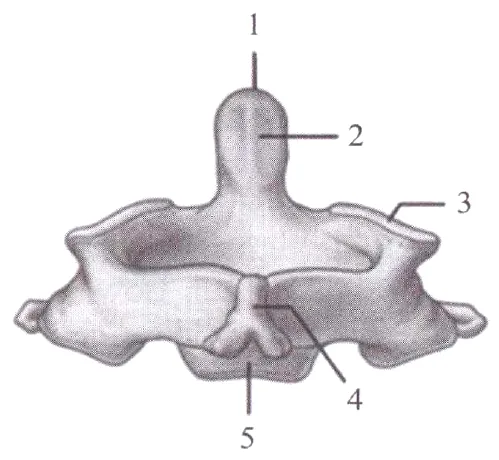
#> input picture data/img/ant/t01_aksis.webp, 499 x 460 px, found by its file name; its folder holds only this picture in this run
$ python lines.py
#> lines starting #> are read from the running program, lines starting #| are printed output that depends on the picture; after the words box and inside, x2 and y2 are one past the last pixel; in counts of white or black regions, pixels touching at a corner belong together
# lines.py — rasmdagi matn qatorlarini topadi, qoraligiga ko'ra tasniflaydi -> ln/<name>.json
import sys, glob, os, json
import numpy as np, cv2
from PIL import Image
R = "/home/claude/medatlas-"
os.makedirs("ln", exist_ok=True)
DK = int(os.environ.get("DK", 30))
def detect(name):
#> called with name = 't01_aksis'
    im = Image.open(f"{R}/data/img/ant/{name}.webp").convert("RGB")
#> im is the input picture: PIL image 499x460 RGB; mean R, G, B 233.5, 231.7, 233.6
    a = np.asarray(im).astype(int); H, W = a.shape[:2]
#> after `H, W = a.shape[:2]`: H = 460; W = 499
    luma = (a[..., 0] * 299 + a[..., 1] * 587 + a[..., 2] * 114) // 1000
    sat = a.max(axis=2) - a.min(axis=2)
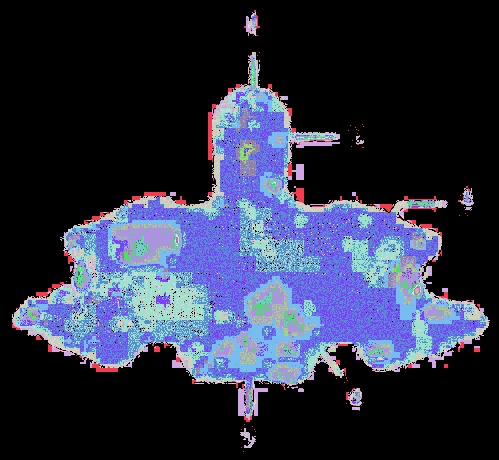
#> sat: shape (460, 499) int64; 24 distinct labels, from 0 to 25; one colour per label, 0 black
    ink = ((luma < 175) & (sat < 100)).astype(np.uint8)
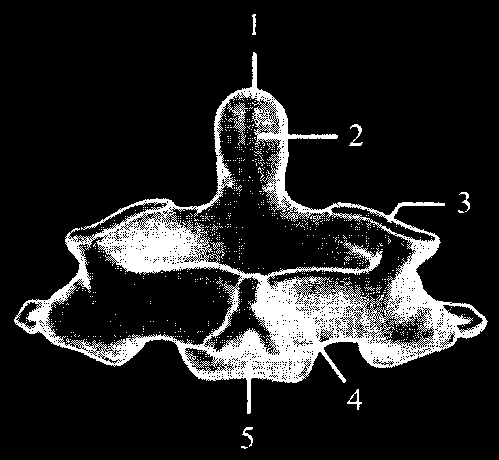
#> ink: shape (460, 499); values 0 (black) and 1 (white), 13.6% white; 721 white regions (714 under 20 px), largest, box (x1, y1, x2, y2) and area: (14, 52, 488, 414) 29640, (349, 124, 363, 146) 102, (347, 389, 362, 410) 90
    # yo'naltiruvchi chiziqlarni (uzun ingichka gorizontal/vertikal/qiya) olib tashlash
    hl = cv2.morphologyEx(ink, cv2.MORPH_OPEN, cv2.getStructuringElement(cv2.MORPH_RECT, (22, 1)))
#> hl: shape (460, 499); values 0 (black) and 1 (white), 3.9% white; 70 white regions, largest, box (x1, y1, x2, y2) and area: (99, 238, 203, 259) 1305, (252, 302, 354, 320) 993, (207, 346, 319, 359) 750
    thick = cv2.morphologyEx(ink, cv2.MORPH_OPEN, cv2.getStructuringElement(cv2.MORPH_RECT, (1, 3)))
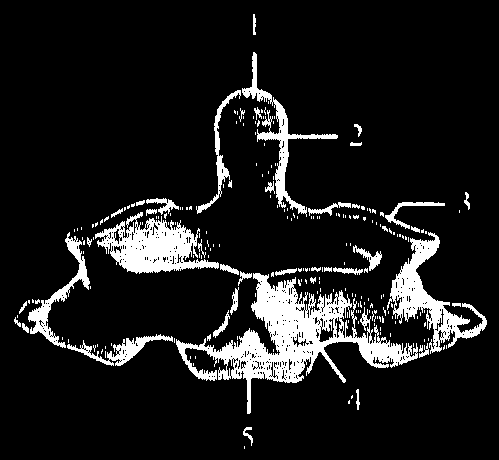
#> thick: shape (460, 499); values 0 (black) and 1 (white), 10.8% white; 223 white regions (180 under 20 px), largest, box (x1, y1, x2, y2) and area: (176, 273, 418, 414) 9311, (95, 212, 219, 274) 3774, (387, 232, 487, 354) 3324
    hl = hl & (1 - thick)
#> hl: shape (460, 499); values 0 (black) and 1 (white), 0.2% white in thin lines or dots, all inside (x1, y1, x2, y2) = (29, 90, 481, 381)
    vl = cv2.morphologyEx(ink, cv2.MORPH_OPEN, cv2.getStructuringElement(cv2.MORPH_RECT, (1, 22)))
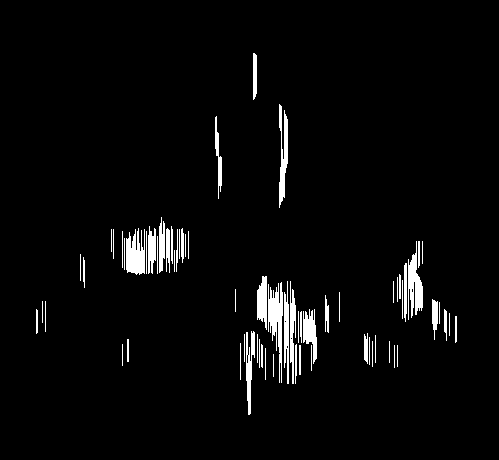
#> vl: shape (460, 499); values 0 (black) and 1 (white), 3.5% white; 68 white regions, largest, box (x1, y1, x2, y2) and area: (268, 282, 283, 383) 761, (126, 228, 145, 275) 660, (408, 241, 423, 320) 635
    ink = ink & (1 - hl) & (1 - vl)
#> ink: shape (460, 499); values 0 (black) and 1 (white), 10.1% white; 905 white regions (875 under 20 px), largest, box (x1, y1, x2, y2) and area: (14, 191, 473, 383) 15199, (252, 88, 445, 265) 3087, (215, 79, 253, 146) 567
    n, lab, st, _ = cv2.connectedComponentsWithStats(ink, 8)
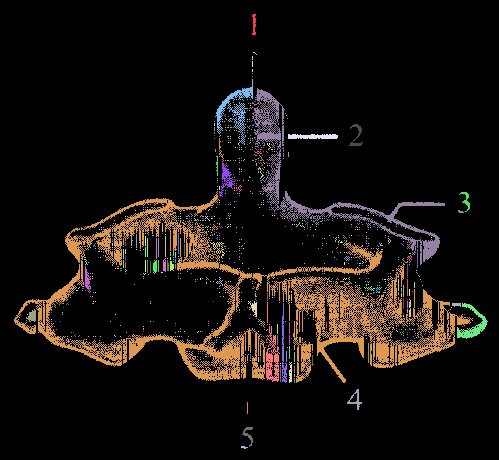
#> lab: shape (460, 499) int32; 906 distinct labels, from 0 to 905; one colour per label, 0 black
#> n = 906; st = 906 rows, first 6: [0, 0, 499, 460, 206459], [252, 14, 4, 21, 59], [253, 52, 4, 3, 4], [252, 56, 1, 4, 4], [252, 61, 1, 6, 6], [252, 69, 1, 3, 3]
    gl = np.zeros_like(ink)
    for i in range(1, n):
        x, y, w, h, area = st[i]
        if 2 <= h <= 20 and w <= 140 and area >= 2 and not (w > 5 * h and h <= 3): gl[lab == i] = 1
#> this loop made 905 passes
#> (x, y, w, h, area) on passes 1, 8, 9: (252, 14, 4, 21, 59), (215, 79, 38, 67, 567), (252, 88, 193, 177, 3087)
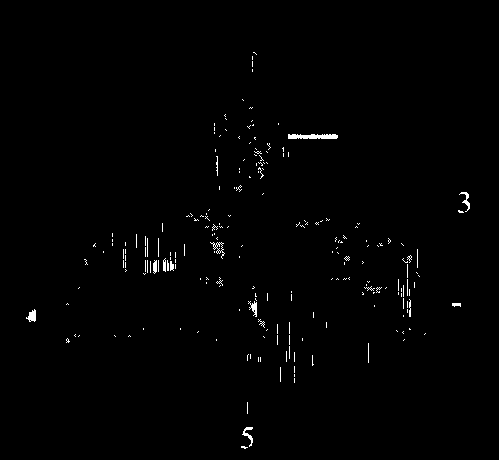
#> gl: shape (460, 499); values 0 (black) and 1 (white), 0.84% white in thin lines or dots, all inside (x1, y1, x2, y2) = (26, 52, 470, 449)
    md = cv2.dilate(gl, cv2.getStructuringElement(cv2.MORPH_RECT, (7, 1)))
#> md: shape (460, 499); values 0 (black) and 1 (white), 3.5% white; 134 white regions (45 under 20 px), largest, box (x1, y1, x2, y2) and area: (140, 252, 179, 275) 559, (395, 279, 418, 297) 319, (285, 134, 341, 139) 273
    n2, lab2, st2, _ = cv2.connectedComponentsWithStats(md, 8)
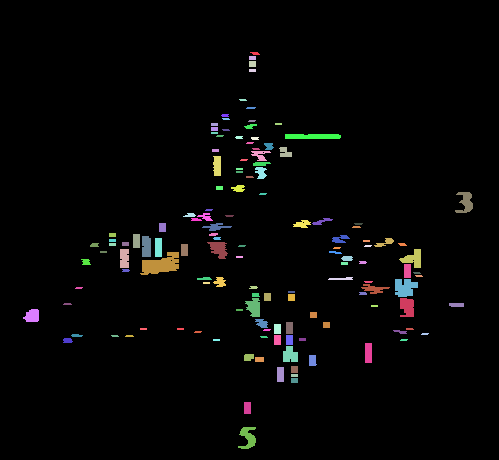
#> lab2: shape (460, 499) int32; 135 distinct labels, from 0 to 134; one colour per label, 0 black
#> n2 = 135; st2 = 135 rows, first 6: [0, 0, 499, 460, 221590], [250, 52, 10, 3, 22], [249, 56, 7, 4, 28], [249, 61, 7, 6, 42], [249, 69, 7, 3, 21], [239, 99, 8, 2, 14]
    segs = []
    for i in range(1, n2):
        x, y, w, h, area = st2[i]
        sub = (lab2[y:y+h, x:x+w] == i) & (gl[y:y+h, x:x+w] == 1)
        ys, xs = np.nonzero(sub)
        if len(xs) < 12: continue
        x0, x1, y0, y1 = x + xs.min(), x + xs.max(), y + ys.min(), y + ys.max()
        if y1 - y0 < 4 or y1 - y0 > 22: continue
        segs.append([x0, y0, x1, y1])
#> this loop made 134 passes
#> (x, y, w, h, area, ys, xs) on passes 1, 2, 3, 4, 7, 10, 12, 13: (250, 52, 10, 3, 22, [0, 0, 1, 2], [3, 4, 5, 6]), (249, 56, 7, 4, 28, [0, 1, 2, 3], [3, 3, 3, 3]), (249, 61, 7, 6, 42, [0, 1, 2, 3, 4, 5], [3, 3, 3, 3, 3, 3]), (249, 69, 7, 3, 21, [0, 1, 2], [3, 3, 3]), (221, 114, 8, 3, 21, [0, 1, 2], [4, 3, 4]), (211, 123, 7, 3, 21, [0, 1, 2], [3, 3, 3]), (244, 124, 13, 5, 40, [0, 1, 1, 1, 2, 2, 3, 4], [9, 6, 8, 9, 3, 5, 4, 5]), (211, 127, 7, 4, 28, [0, 1, 2, 3], [3, 3, 3, 3])
#> (x, y, w, h, area, x0, x1, y0) on passes 17, 25, 26: (285, 134, 56, 5, 273, 288, 337, 134), (251, 151, 20, 10, 104, 254, 267, 151), (213, 156, 8, 20, 146, 216, 217, 156)
    # bir qatordagi so'zlarni birlashtirish
    segs.sort(key=lambda s: s[0])
    merged = []
    for s in segs:
        for m in merged:
            ov = min(m[3], s[3]) - max(m[1], s[1])
            if ov >= 0.5 * min(m[3]-m[1], s[3]-s[1]) and 0 <= s[0] - m[2] <= 14 and abs((m[3]-m[1]) - (s[3]-s[1])) <= 6:
                m[0] = min(m[0], s[0]); m[1] = min(m[1], s[1]); m[2] = max(m[2], s[2]); m[3] = max(m[3], s[3]); break
        else:
            merged.append(list(s))
#> this loop made 38 passes
#> s on passes 1 to 12: [26, 309, 35, 321], [123, 249, 125, 267], [136, 234, 136, 247], [143, 252, 175, 274], [145, 236, 147, 256], [158, 238, 158, 256], [184, 244, 184, 255], [200, 213, 209, 220], [205, 223, 228, 230], [210, 242, 224, 258], [216, 156, 217, 175], [216, 277, 222, 286]
    lines = []
    for x0, y0, x1, y1 in merged:
        if x1 - x0 < 10: continue
        reg = luma[y0:y1+1, x0:x1+1]; g = gl[y0:y1+1, x0:x1+1].astype(bool)
        vals = reg[g]
        if len(vals) < 15: continue
        X0, Y0, X1, Y1 = max(0, x0-3), max(0, y0-3), min(W-1, x1+3), min(H-1, y1+3)
        ring = np.concatenate([luma[Y0, X0:X1+1], luma[Y1, X0:X1+1], luma[Y0:Y1+1, X0], luma[Y0:Y1+1, X1]])
        dark = float(np.percentile(vals, 15))
        lines.append({"box": [int(x0), int(y0), int(x1), int(y1)], "dark": int(dark), "bg": int(np.median(ring)), "uz": bool(dark < DK and x1 - x0 >= 22)})
#> this loop made 36 passes
    lines.sort(key=lambda l: (l["box"][1], l["box"][0]))
    return W, H, lines
if __name__ == "__main__":
    names = sys.argv[1:] or sorted(os.path.basename(p)[:-5] for p in glob.glob(f"{R}/data/img/ant/*.webp"))
    for nm in names:
        W, H, L = detect(nm)
        json.dump({"W": W, "H": H, "lines": L}, open(f"ln/{nm}.json", "w"))
        print(nm, W, H, len(L), sum(l["uz"] for l in L))
#| t01_aksis 499 460 14 0

$ run again, on data/img/ant/t04_son.webp
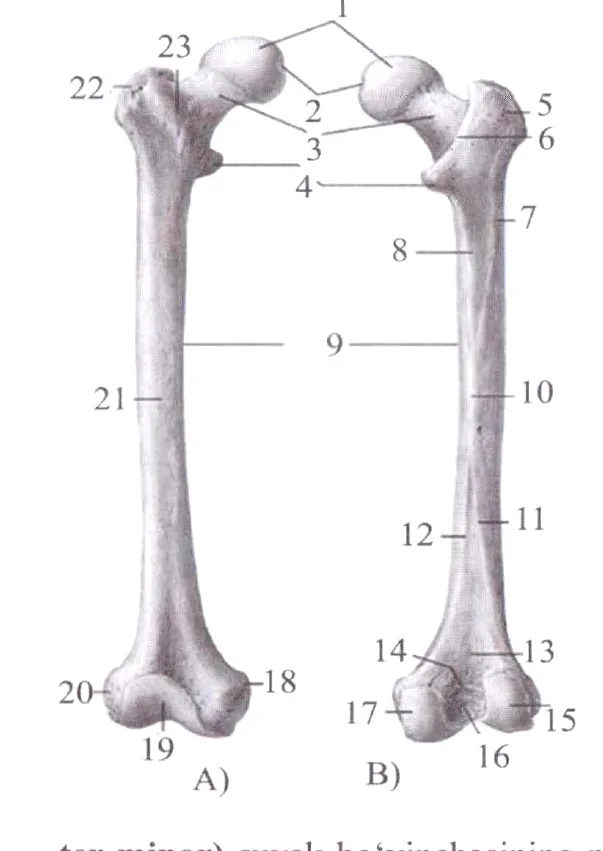
#> input picture data/img/ant/t04_son.webp, 603 x 851 px, found by its file name
#> in detect, im is the input picture: PIL image 603x851 RGB; mean R, G, B 240.6, 239.4, 240.6
#> sat: shape (851, 603) int64; 26 distinct labels, from 0 to 26
#> thick: shape (851, 603); values 0 (black) and 1 (white), 8.5% white; 177 white regions (105 under 20 px), largest, box (x1, y1, x2, y2) and area: (110, 41, 288, 737) 19674, (423, 81, 541, 733) 14589, (406, 646, 492, 742) 3368
#> vl: shape (851, 603); values 0 (black) and 1 (white), 6.3% white; 33 white regions, largest, box (x1, y1, x2, y2) and area: (445, 87, 525, 658) 10811, (167, 72, 221, 677) 9533, (429, 649, 468, 743) 2370
#> in detect, `n, lab, st, _ = cv2.connectedComponentsWithStats(ink, 8)`:
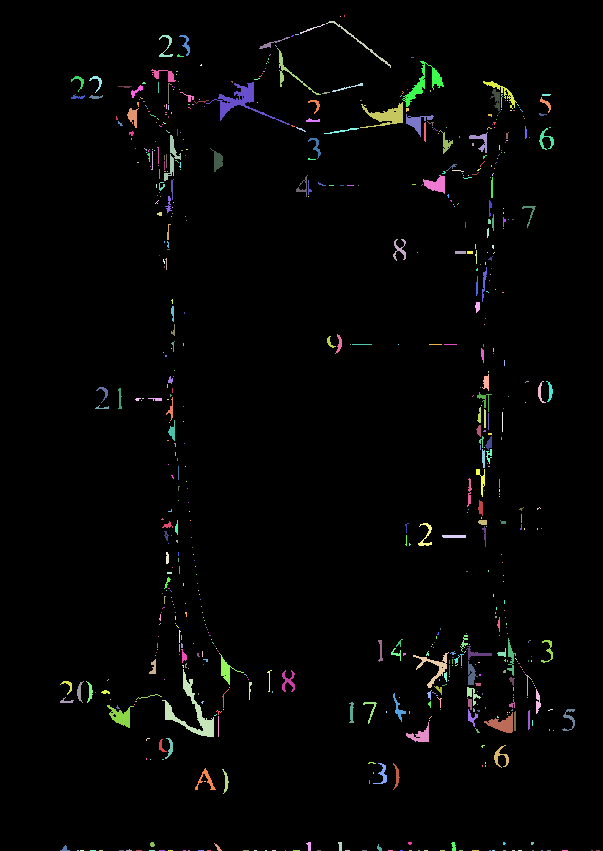
#> lab: shape (851, 603) int32; 680 distinct labels, from 0 to 679; one colour per label, 0 black
#> n = 680; st = 680 rows, first 6: [0, 0, 603, 851, 499340], [344, 15, 1, 2, 2], [340, 16, 1, 1, 1], [326, 21, 65, 47, 152], [300, 24, 25, 10, 36], [159, 35, 14, 22, 92]
#> the loop in detect, `for i in range(1, n):` made 679 passes
#> md: shape (851, 603); values 0 (black) and 1 (white), 3.4% white; 242 white regions (63 under 20 px), largest, box (x1, y1, x2, y2) and area: (469, 392, 495, 468) 1118, (436, 635, 509, 682) 784, (464, 687, 486, 727) 530
#> in detect, `n2, lab2, st2, _ = cv2.connectedComponentsWithStats(md, 8)`:
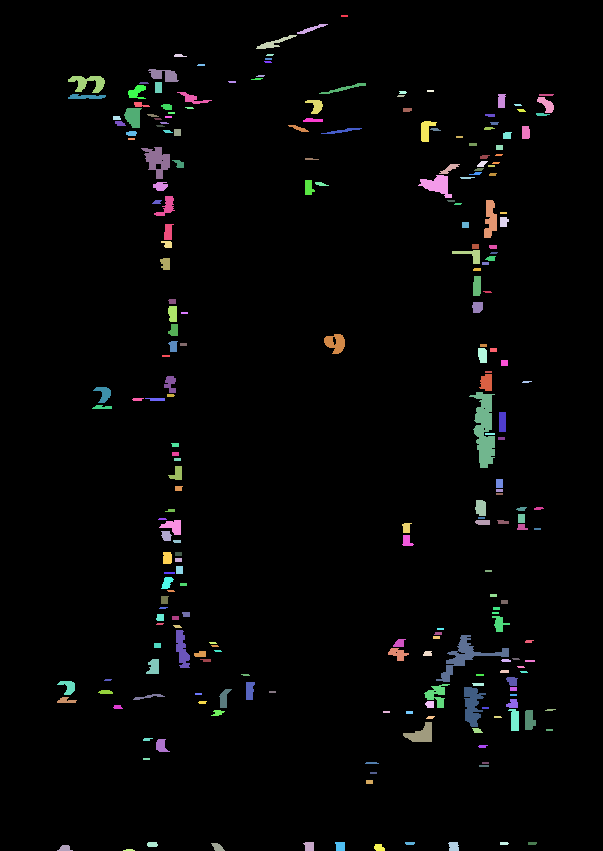
#> lab2: shape (851, 603) int32; 243 distinct labels, from 0 to 242; one colour per label, 0 black
#> n2 = 243; st2 = 243 rows, first 6: [0, 0, 603, 851, 495867], [341, 15, 7, 2, 14], [297, 24, 31, 10, 96], [256, 35, 41, 14, 173], [174, 54, 13, 3, 29], [266, 54, 8, 2, 14]
#> the loop in detect, `for i in range(1, n2):` made 242 passes
#> (x, y, w, h, area, x0, x1, y0) on passes 2, 3, 9: (297, 24, 31, 10, 96, 300, 324, 24), (256, 35, 41, 14, 173, 259, 293, 35), (148, 69, 31, 13, 247, 151, 175, 69)
#> the loop in detect, `for s in segs:` made 75 passes
#> s on passes 1 to 8: [60, 681, 71, 694], [60, 697, 73, 702], [60, 845, 69, 850], [71, 76, 101, 92], [71, 94, 102, 98], [96, 387, 107, 402], [118, 121, 122, 125], [127, 108, 138, 127]
#> the loop in detect, `for x0, y0, x1, y1 in merged:` made 74 passes
#| t04_son 603 851 27 0

$ run again, on data/img/ant/t05_chaqaloq_ust.webp
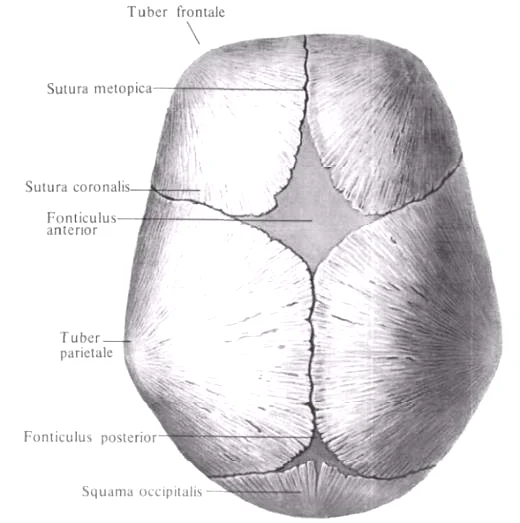
#> input picture data/img/ant/t05_chaqaloq_ust.webp, 520 x 523 px, found by its file name
#> in detect, im is the input picture: PIL image 520x523 RGB; mean R, G, B 224, 222, 224.3
#> thick: shape (523, 520); values 0 (black) and 1 (white), 18.2% white; 267 white regions (248 under 20 px), largest, box (x1, y1, x2, y2) and area: (125, 34, 500, 518) 43558, (124, 92, 181, 347) 2581, (265, 35, 309, 216) 691
#> vl: shape (523, 520); values 0 (black) and 1 (white), 14% white; 24 white regions, largest, box (x1, y1, x2, y2) and area: (374, 43, 496, 507) 30165, (281, 406, 346, 519) 2654, (156, 393, 217, 484) 2032
#> lab: shape (523, 520) int32; 784 distinct labels, from 0 to 783
#> n = 784; st = 784 rows, first 6: [0, 0, 520, 523, 257943], [128, 6, 1, 1, 1], [130, 6, 6, 11, 20], [148, 7, 6, 9, 18], [178, 7, 1, 10, 10], [181, 6, 1, 1, 1]
#> the loop in detect, `for i in range(1, n):` made 783 passes
#> (x, y, w, h, area) on passes 2, 8, 27: (130, 6, 6, 11, 20), (139, 10, 6, 7, 21), (294, 35, 13, 15, 81)
#> md: shape (523, 520); values 0 (black) and 1 (white), 7% white; 182 white regions (38 under 20 px), largest, box (x1, y1, x2, y2) and area: (217, 35, 312, 60) 1072, (282, 462, 317, 494) 648, (380, 278, 421, 311) 542
#> in detect, `n2, lab2, st2, _ = cv2.connectedComponentsWithStats(md, 8)`:
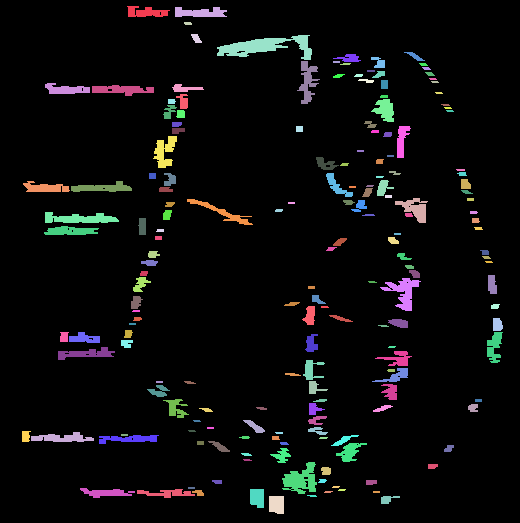
#> lab2: shape (523, 520) int32; 183 distinct labels, from 0 to 182; one colour per label, 0 black
#> n2 = 183; st2 = 183 rows, first 6: [0, 0, 520, 523, 252792], [127, 6, 43, 11, 316], [175, 7, 52, 10, 382], [184, 22, 8, 3, 22], [191, 34, 11, 9, 63], [217, 35, 95, 25, 1072]
#> the loop in detect, `for i in range(1, n2):` made 182 passes
#> (x, y, w, h, area, ys, xs) on passes 3, 4, 12: (184, 22, 8, 3, 22, [0, 1, 1, 2], [3, 3, 4, 4]), (191, 34, 11, 9, 63, [0, 1, 2, 3, 4, 5, 6, 7, 8], [3, 3, 4, 4, 5, 5, 6, 7, 7]), (419, 63, 9, 3, 21, [0, 1, 2], [3, 4, 5])
#> the loop in detect, `for s in segs:` made 75 passes
#> s on passes 1 to 8: [25, 431, 27, 441], [26, 181, 66, 191], [34, 432, 90, 441], [47, 226, 95, 234], [48, 83, 86, 93], [48, 212, 115, 222], [61, 347, 111, 359], [63, 332, 65, 341]
#> the loop in detect, `for x0, y0, x1, y1 in merged:` made 66 passes
#> (x0, y0, x1, y1) on passes 1 to 8: (25, 431, 155, 443), (26, 181, 128, 191), (47, 226, 95, 234), (48, 83, 150, 95), (48, 212, 115, 222), (61, 347, 111, 359), (63, 332, 96, 342), (83, 488, 191, 497)
#| t05_chaqaloq_ust 520 523 36 0
